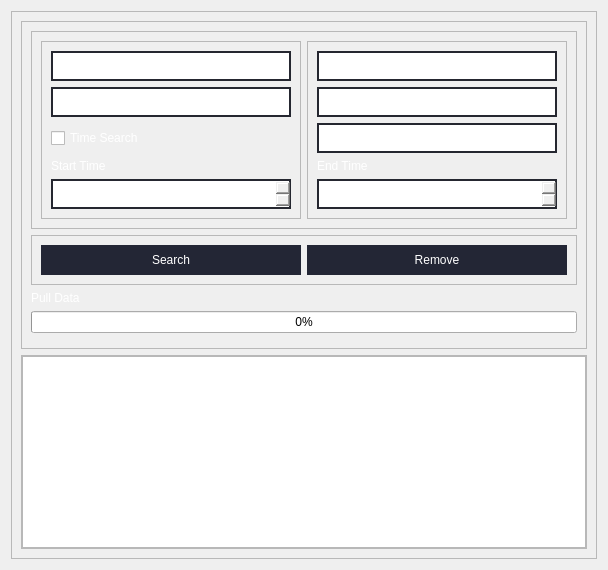
            <widget class="QWidget" name="page_2">
             <layout class="QVBoxLayout" name="verticalLayout_6">
              <item>
               <widget class="QFrame" name="frame">
                <property name="frameShape">
                 <enum>QFrame::StyledPanel</enum>
                </property>
                <property name="frameShadow">
                 <enum>QFrame::Raised</enum>
                </property>
                <layout class="QVBoxLayout" name="verticalLayout_18">
                 <item>
                  <widget class="QFrame" name="Search_Frame_2">
                   <property name="frameShape">
                    <enum>QFrame::StyledPanel</enum>
                   </property>
                   <property name="frameShadow">
                    <enum>QFrame::Raised</enum>
                   </property>
                   <layout class="QVBoxLayout" name="verticalLayout_14">
                    <item>
                     <widget class="QFrame" name="Search_Analyze_Field_2">
                      <property name="frameShape">
                       <enum>QFrame::StyledPanel</enum>
                      </property>
                      <property name="frameShadow">
                       <enum>QFrame::Raised</enum>
                      </property>
                      <layout class="QHBoxLayout" name="horizontalLayout_4">
                       <item>
                        <widget class="QFrame" name="frame_4">
                         <property name="frameShape">
                          <enum>QFrame::StyledPanel</enum>
                         </property>
                         <property name="frameShadow">
                          <enum>QFrame::Raised</enum>
                         </property>
                         <layout class="QVBoxLayout" name="verticalLayout_15">
                          <item>
                           <widget class="QLineEdit" name="Hashtag_Search">
                            <property name="minimumSize">
                             <size>
                              <width>240</width>
                              <height>30</height>
                             </size>
                            </property>
                            <property name="maximumSize">
                             <size>
                              <width>240</width>
                              <height>30</height>
                             </size>
                            </property>
                            <property name="styleSheet">
                             <string notr="true">QLineEdit {
	border: 2px solid rgb(37,39,48);
	border-radius: 50px;
	color: #FFF;
	padding-left: 20px;
	padding-right: 20px;
}</string>
                            </property>
                            <property name="placeholderText">
                             <string>Hashtag</string>
                            </property>
                           </widget>
                          </item>
                          <item>
                           <widget class="QLineEdit" name="Location_Search">
                            <property name="minimumSize">
                             <size>
                              <width>240</width>
                              <height>30</height>
                             </size>
                            </property>
                            <property name="maximumSize">
                             <size>
                              <width>240</width>
                              <height>30</height>
                             </size>
                            </property>
                            <property name="styleSheet">
                             <string notr="true">QLineEdit {
	border: 2px solid rgb(37,39,48);
	border-radius: 50px;
	color: #FFF;
	padding-left: 20px;
	padding-right: 20px;
}</string>
                            </property>
                            <property name="placeholderText">
                             <string>Location</string>
                            </property>
                           </widget>
                          </item>
                          <item>
                           <widget class="QCheckBox" name="timeSearch_Check">
                            <property name="minimumSize">
                             <size>
                              <width>0</width>
                              <height>30</height>
                             </size>
                            </property>
                            <property name="styleSheet">
                             <string notr="true">color: #FFF;</string>
                            </property>
                            <property name="text">
                             <string>Time Search</string>
                            </property>
                           </widget>
                          </item>
                          <item>
                           <widget class="QLabel" name="StartTime_Label">
                            <property name="styleSheet">
                             <string notr="true">color: #FFF;</string>
                            </property>
                            <property name="text">
                             <string>Start Time</string>
                            </property>
                           </widget>
                          </item>
                          <item>
                           <widget class="QDateTimeEdit" name="StartTime_Search_Date">
                            <property name="minimumSize">
                             <size>
                              <width>0</width>
                              <height>30</height>
                             </size>
                            </property>
                            <property name="styleSheet">
                             <string notr="true">border: 2px solid rgb(37,39,48);
border-radius: 50px;
color: #FFF;
padding-left: 20px;
padding-right: 20px;</string>
                            </property>
                            <property name="locale">
                             <locale language="English" country="UnitedStates"/>
                            </property>
                            <property name="date">
                             <date>
                              <year>2000</year>
                              <month>1</month>
                              <day>1</day>
                             </date>
                            </property>
                            <property name="minimumDateTime">
                             <datetime>
                              <hour>0</hour>
                              <minute>0</minute>
                              <second>0</second>
                              <year>1752</year>
                              <month>9</month>
                              <day>14</day>
                             </datetime>
                            </property>
                            <property name="displayFormat">
                             <string>d/M/yyyy  HH:mm:ss</string>
                            </property>
                           </widget>
                          </item>
                         </layout>
                        </widget>
                       </item>
                       <item>
                        <widget class="QFrame" name="frame_9">
                         <property name="frameShape">
                          <enum>QFrame::StyledPanel</enum>
                         </property>
                         <property name="frameShadow">
                          <enum>QFrame::Raised</enum>
                         </property>
                         <layout class="QVBoxLayout" name="verticalLayout_16">
                          <item>
                           <widget class="QLineEdit" name="Author_Search">
                            <property name="minimumSize">
                             <size>
                              <width>240</width>
                              <height>30</height>
                             </size>
                            </property>
                            <property name="maximumSize">
                             <size>
                              <width>240</width>
                              <height>30</height>
                             </size>
                            </property>
                            <property name="styleSheet">
                             <string notr="true">QLineEdit {
	border: 2px solid rgb(37,39,48);
	border-radius: 50px;
	color: #FFF;
	padding-left: 20px;
	padding-right: 20px;
}</string>
                            </property>
                            <property name="placeholderText">
                             <string>Author</string>
                            </property>
                           </widget>
                          </item>
                          <item>
                           <widget class="QLineEdit" name="Text_Search">
                            <property name="minimumSize">
                             <size>
                              <width>240</width>
                              <height>30</height>
                             </size>
                            </property>
                            <property name="maximumSize">
                             <size>
                              <width>240</width>
                              <height>30</height>
                             </size>
                            </property>
                            <property name="styleSheet">
                             <string notr="true">QLineEdit {
	border: 2px solid rgb(37,39,48);
	border-radius: 50px;
	color: #FFF;
	padding-left: 20px;
	padding-right: 20px;
}</string>
                            </property>
                            <property name="placeholderText">
                             <string>Text</string>
                            </property>
                           </widget>
                          </item>
                          <item>
                           <widget class="QLineEdit" name="Keyword_Search">
                            <property name="minimumSize">
                             <size>
                              <width>240</width>
                              <height>30</height>
                             </size>
                            </property>
                            <property name="maximumSize">
                             <size>
                              <width>240</width>
                              <height>30</height>
                             </size>
                            </property>
                            <property name="styleSheet">
                             <string notr="true">QLineEdit {
	border: 2px solid rgb(37,39,48);
	border-radius: 50px;
	color: #FFF;
	padding-left: 20px;
	padding-right: 20px;
}</string>
                            </property>
                            <property name="placeholderText">
                             <string>Keyword</string>
                            </property>
                           </widget>
                          </item>
                          <item>
                           <widget class="QLabel" name="EndTime_Label">
                            <property name="styleSheet">
                             <string notr="true">color: #FFF;</string>
                            </property>
                            <property name="text">
                             <string>End Time</string>
                            </property>
                           </widget>
                          </item>
                          <item>
                           <widget class="QDateTimeEdit" name="EndTime_Search_Date">
                            <property name="minimumSize">
                             <size>
                              <width>0</width>
                              <height>30</height>
                             </size>
                            </property>
                            <property name="styleSheet">
                             <string notr="true">border: 2px solid rgb(37,39,48);
border-radius: 50px;
color: #FFF;
padding-left: 20px;
padding-right: 20px;</string>
                            </property>
                            <property name="displayFormat">
                             <string>d/M/yyyy  HH:mm:ss</string>
                            </property>
                           </widget>
                          </item>
                         </layout>
                        </widget>
                       </item>
                      </layout>
                     </widget>
                    </item>
                    <item>
                     <widget class="QFrame" name="Search_Button">
                      <property name="frameShape">
                       <enum>QFrame::StyledPanel</enum>
                      </property>
                      <property name="frameShadow">
                       <enum>QFrame::Raised</enum>
                      </property>
                      <layout class="QHBoxLayout" name="horizontalLayout_5">
                       <item>
                        <widget class="QPushButton" name="Search">
                         <property name="minimumSize">
                          <size>
                           <width>0</width>
                           <height>30</height>
                          </size>
                         </property>
                         <property name="styleSheet">
                          <string notr="true">QPushButton {
	color: rgb(255, 255, 255);
	background-color: rgb(35, 38, 53);
	border: 0px solid;
}
QPushButton:hover {
	background-color: rgb(49, 54, 80);
}

QPushButton:checked {
	background-color: rgb(49, 54, 80);
}</string>
                         </property>
                         <property name="text">
                          <string>Search</string>
                         </property>
                        </widget>
                       </item>
                       <item>
                        <widget class="QPushButton" name="Remove">
                         <property name="minimumSize">
                          <size>
                           <width>0</width>
                           <height>30</height>
                          </size>
                         </property>
                         <property name="styleSheet">
                          <string notr="true">QPushButton {
	color: rgb(255, 255, 255);
	background-color: rgb(35, 38, 53);
	border: 0px solid;
}
QPushButton:hover {
	background-color: rgb(49, 54, 80);
}

QPushButton:checked {
	background-color: rgb(49, 54, 80);
}</string>
                         </property>
                         <property name="text">
                          <string>Remove</string>
                         </property>
                        </widget>
                       </item>
                      </layout>
                     </widget>
                    </item>
                    <item>
                     <widget class="QLabel" name="PullData_Label">
                      <property name="styleSheet">
                       <string notr="true">color: #FFF;</string>
                      </property>
                      <property name="text">
                       <string>Pull Data</string>
                      </property>
                     </widget>
                    </item>
                    <item>
                     <widget class="QProgressBar" name="progressBar_3">
                      <property name="value">
                       <number>0</number>
                      </property>
                     </widget>
                    </item>
                    <item>
                     <widget class="QFrame" name="frame_14">
                      <property name="frameShape">
                       <enum>QFrame::StyledPanel</enum>
                      </property>
                      <property name="frameShadow">
                       <enum>QFrame::Raised</enum>
                      </property>
                     </widget>
                    </item>
                   </layout>
                  </widget>
                 </item>
                 <item>
                  <widget class="QFrame" name="Search_List">
                   <property name="frameShape">
                    <enum>QFrame::StyledPanel</enum>
                   </property>
                   <property name="frameShadow">
                    <enum>QFrame::Raised</enum>
                   </property>
                   <property name="lineWidth">
                    <number>1</number>
                   </property>
                   <layout class="QVBoxLayout" name="verticalLayout_17">
                    <property name="spacing">
                     <number>0</number>
                    </property>
                    <property name="leftMargin">
                     <number>0</number>
                    </property>
                    <property name="topMargin">
                     <number>0</number>
                    </property>
                    <property name="rightMargin">
                     <number>0</number>
                    </property>
                    <property name="bottomMargin">
                     <number>0</number>
                    </property>
                    <item>
                     <widget class="QListWidget" name="listWidget_2">
                      <property name="styleSheet">
                       <string notr="true">color: #FFF;</string>
                      </property>
                     </widget>
                    </item>
                   </layout>
                  </widget>
                 </item>
                </layout>
               </widget>
              </item>
             </layout>
            </widget>
